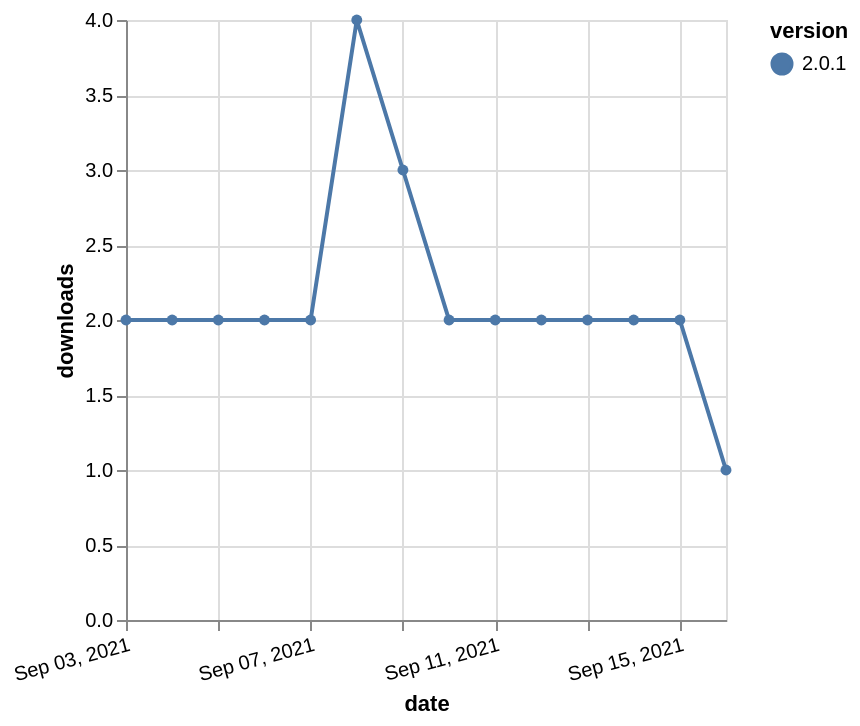

The Vega-Lite source for this figure:
### Vega-Lite specification from a JSON file in a GitHub repository (floating-point values rounded to 4 significant figures)
{"$schema": "https://vega.github.io/schema/vega-lite/v5.json", "description": "A simple bar chart with embedded data.", "data": {"values": [{"date": "2021-09-03", "total": 3401, "delta": 2, "version": "2.0.1"}, {"date": "2021-09-04", "total": 3403, "delta": 2, "version": "2.0.1"}, {"date": "2021-09-05", "total": 3405, "delta": 2, "version": "2.0.1"}, {"date": "2021-09-06", "total": 3407, "delta": 2, "version": "2.0.1"}, {"date": "2021-09-07", "total": 3409, "delta": 2, "version": "2.0.1"}, {"date": "2021-09-08", "total": 3413, "delta": 4, "version": "2.0.1"}, {"date": "2021-09-09", "total": 3416, "delta": 3, "version": "2.0.1"}, {"date": "2021-09-10", "total": 3418, "delta": 2, "version": "2.0.1"}, {"date": "2021-09-11", "total": 3420, "delta": 2, "version": "2.0.1"}, {"date": "2021-09-12", "total": 3422, "delta": 2, "version": "2.0.1"}, {"date": "2021-09-13", "total": 3424, "delta": 2, "version": "2.0.1"}, {"date": "2021-09-14", "total": 3426, "delta": 2, "version": "2.0.1"}, {"date": "2021-09-15", "total": 3428, "delta": 2, "version": "2.0.1"}, {"date": "2021-09-16", "total": 3429, "delta": 1, "version": "2.0.1"}]}, "width": "container", "mark": {"type": "line", "point": {"filled": true}}, "encoding": {"x": {"field": "date", "type": "temporal", "timeUnit": "yearmonthdate", "title": "date", "axis": {"labelAngle": -15}}, "y": {"field": "delta", "type": "quantitative", "title": "downloads"}, "color": {"field": "version", "type": "nominal"}, "tooltip": {"field": "delta"}}}
